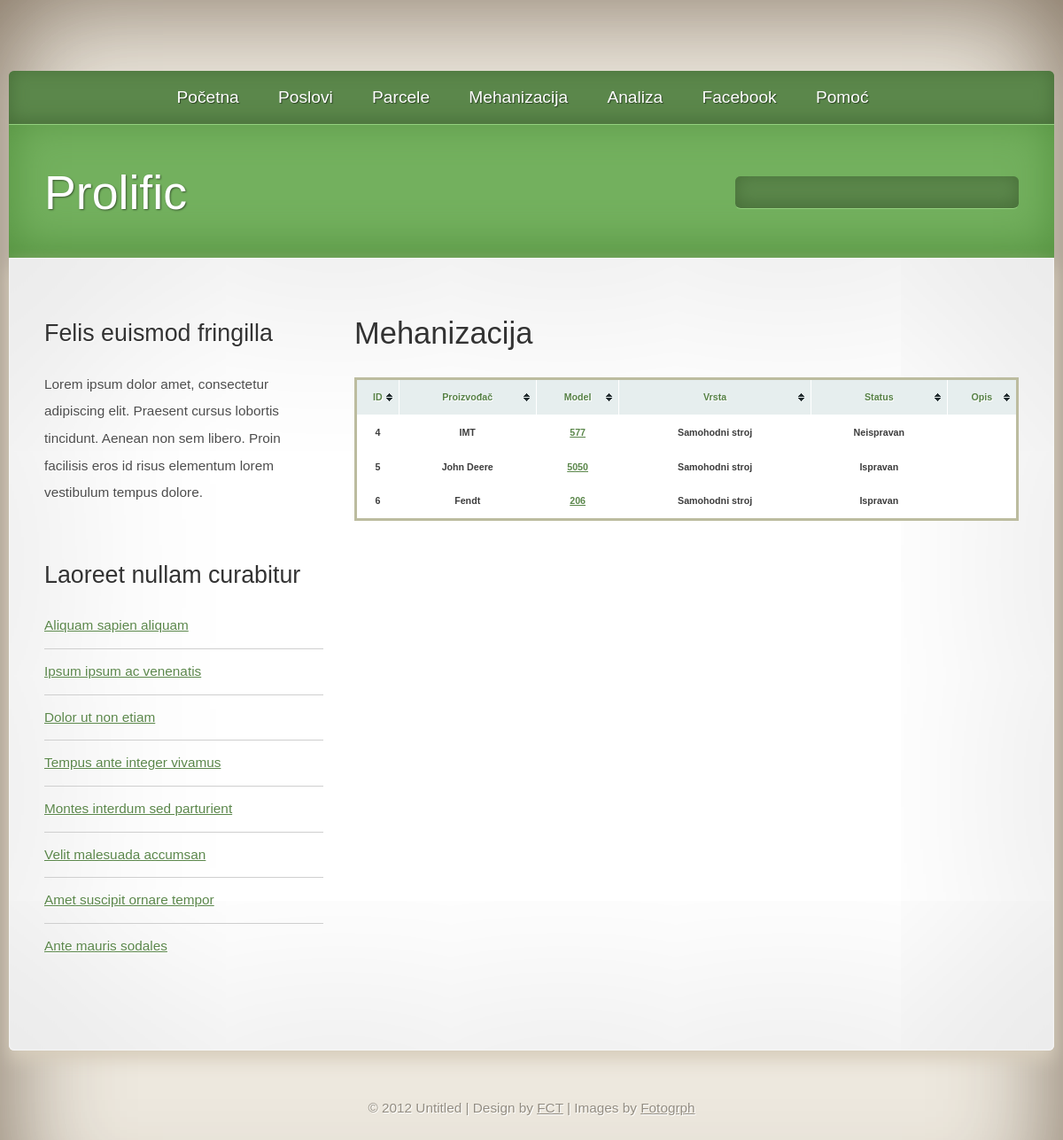
The page /mehanizacija.php on the database its author committed.
### tables this page shows
CREATE TABLE `mehanizacija` (
  `id` int(11) NOT NULL AUTO_INCREMENT,
  `id_proizvodjac_fk` int(11) NOT NULL,
  `model` varchar(99) NOT NULL,
  `status` int(1) NOT NULL,
  `opis` varchar(999) NOT NULL,
  `id_vrsta_stroj_fk` int(11) NOT NULL,
  PRIMARY KEY (`id`),
  KEY `id_proizvodjac_fk` (`id_proizvodjac_fk`),
  KEY `id_vrsta_stroj_fk` (`id_vrsta_stroj_fk`)
);

CREATE TABLE `proizvodjac` (
  `id` int(11) NOT NULL AUTO_INCREMENT,
  `naziv` varchar(99) NOT NULL,
  `opis` varchar(999) NOT NULL,
  PRIMARY KEY (`id`)
);

CREATE TABLE `vrsta_stroj` (
  `id` int(11) NOT NULL AUTO_INCREMENT,
  `vrsta_stroj` varchar(99) NOT NULL,
  `opis` varchar(999) DEFAULT NULL,
  PRIMARY KEY (`id`)
);

### functions/generalFunctions.php (called while the page is built, shortened)
<?php
	function pregled($sql) {
		$upit = mysql_query($sql);
		$rez = array();
		while ($red=mysql_fetch_array($upit)) {
			$rez[] = $red;
		}
		return $rez;
	}
?>

### mehanizacija.php (the view, shortened to what this page needs)
<?php
include_once('functions/generalFunctions.php');
include_once('includes/head.php');
include_once('includes/header.php');
?>
			<div id="page">
				<div id="sidebar">
					<div class="box">
						<h3>Felis euismod fringilla</h3>
						<p>
							Lorem ipsum dolor amet, consectetur adipiscing elit. Praesent cursus lobortis tincidunt.
							Aenean non sem libero. Proin facilisis eros id risus elementum lorem vestibulum tempus dolore.
						</p>
					</div>
					<div class="box">
						<h3>Laoreet nullam curabitur</h3>
						<ul class="list">
							<li class="first"><a href="#">Aliquam sapien aliquam</a></li>
							<li><a href="#">Ipsum ipsum ac venenatis</a></li>
							<li><a href="#">Dolor ut non etiam</a></li>
							<li><a href="#">Tempus ante integer vivamus</a></li>
							<li><a href="#">Montes interdum sed parturient</a></li>
							<li><a href="#">Velit malesuada accumsan</a></li>
							<li><a href="#">Amet suscipit ornare tempor</a></li>
							<li class="last"><a href="#">Ante mauris sodales</a></li>
						</ul>
					</div>
				</div>
				<div id="content">
					<div class="box">
						<h2>Mehanizacija</h2>
						<table id="myTable" class="tablesorter">
						<thead>
						<tr><th>ID</th><th>Proizvođač</th><th>Model</th><th>Vrsta</th><th>Status</th><th>Opis</th></tr>
						</thead>
						<?php
							$sql = "SELECT m.id, model, status, m.opis, p.naziv, v.vrsta_stroj FROM mehanizacija m INNER JOIN proizvodjac p ON p.id = m.id_proizvodjac_fk INNER JOIN vrsta_stroj v ON v.id = m.id_vrsta_stroj_fk";
							$parcele = pregled($sql);
							foreach ($parcele as $red) {
							if ($red['status']==1) {
							$red['status']="Ispravan";
							}
							else if ($red['status']==0) {
							$red['status']="Neispravan";
							}
							echo '<tr><td>'.$red['id'].'</td><td>'.$red['naziv'].'</td><td><a href="stroj.php?id='.$red['id'].'">'.$red['model'].'</a></td><td>'.$red['vrsta_stroj'].'</td><td>'.$red['status'].'</td><td>'.$red['opis'].'</td></tr>' ;
}
						?>
						</table>
					</div>
					<br class="clearfix" />
				</div>
				<br class="clearfix" />
			</div>
		</div>
<?php
include_once('includes/footer.php');
?>

### includes/head.php (shortened to what this page needs)
<!DOCTYPE html PUBLIC "-//W3C//DTD XHTML 1.0 Strict//EN" "http://www.w3.org/TR/xhtml1/DTD/xhtml1-strict.dtd">
<html xmlns="http://www.w3.org/1999/xhtml">
	<head>
	<link rel="stylesheet" href="css/jq.css" type="text/css" media="print, projection, screen" />
	<link rel="stylesheet" href="js/themes/blue/style.css" type="text/css" id="" media="print, projection, screen" />
		<link rel="stylesheet" type="text/css" href="style.css" />
	</head>

### includes/header.php
<body>
	<div id="outer">
	<div id="wrapper">
		<div id="menu">
			<ul>
				<li class="first"><a href="index.php">Početna</a></li>
				<li><a href="poslovi.php">Poslovi</a></li>
				<li><a href="parcele.php">Parcele</a></li>
				<li><a href="mehanizacija.php">Mehanizacija</a></li>
				<li><a href="analiza.php">Analiza</a></li>
				<li><a href="facebook.php">Facebook</a></li>
				<li class="last"><a href="#">Pomoć</a></li>
			</ul>
			<br class="clearfix" />
		</div>
		<div id="header">
			<div id="logo">
				<h1><a href="#">Prolific</a></h1>
			</div>
			<div id="search">
				<form action="" method="post">
					<div>
						<input class="form-text" name="search" size="32" maxlength="64" />
					</div>
				</form>
			</div>
		</div>

### includes/footer.php
<div id="footer">
			&copy; 2012 Untitled | Design by <a href="http://www.freecsstemplates.org/">FCT</a> | Images by <a href="http://fotogrph.com/">Fotogrph</a>
		</div>
		</div>
	</body>
</html>

### css/jq.css (style rules this page uses)
body,div,h1 { font-family:'trebuchet ms', verdana, arial;margin:0;padding:0; }
body { background-color:#fff;color:#333;font-size:small;margin:0;padding:0; }
h1 { font-size:large;font-weight:400;margin:0; }
h2 { color:#333;font-size:small;font-weight:400;margin:0; }
#logo { background:url(images/jq.png);display:block;float:right;height:31px;margin-right:10px;margin-top:10px;width:110px; }
#content { padding:20px; }
ul { color:#333;list-style:square; }
form { font-size:10pt;margin-bottom:20px;width:auto; }

### js/themes/blue/style.css (style rules this page uses)
table.tablesorter { font-family:arial; background-color: #CDCDCD; margin:10px 0pt 15px; font-size: 8pt; width: 100%; text-align: left; }
table.tablesorter thead tr th, table.tablesorter tfoot tr th { background-color: #e6EEEE; border: 1px solid #FFF; font-size: 8pt; padding: 4px; }
table.tablesorter thead tr .header { background-image: url(bg.gif); background-repeat: no-repeat; background-position: center right; cursor: pointer; }
table.tablesorter tbody td { color: #3D3D3D; padding: 4px; background-color: #FFF; vertical-align: top; }

### style.css (style rules this page uses)
* { margin: 0; padding: 0; }
a { text-decoration: underline; color: #5B874B; }
body { color: #4D4D4D; font-size: 11.5pt; line-height: 2em; }
#outer { padding: 80px 0 0 0; background: #EDE8DE; box-shadow: inset 0px 0px 130px 0px rgba(70,48,25,0.7); }
body,input { font-family: "Open Sans", sans-serif; }
h1,h2,h3,h4 { font-weight: normal; }
h2 { font-size: 2.25em; }
h2,h3,h4 { margin-bottom: 1em; color: #333; font-family: Abel, sans-serif; }
h3 { font-size: 1.75em; }
p { margin-bottom: 1.75em; }
ul { margin-bottom: 1.75em; }
ul { list-style: none; }
.box { margin: 0 0 35px 0; overflow: hidden; }
ul.list li { border-top: solid 1px #CFCFCF; padding: 10px 0 10px 0; }
ul.list li.first { padding-top: 0; border-top: 0; }
#content { padding: 0; width: 750px; margin: 0 0 0 350px; }
#footer { text-align: center; padding: 50px 0 130px 0; color: #938D82; text-shadow: 1px 1px 0px #ffffff; }
#footer a { color: #938D82; }
#header { position: relative; padding: 40px; height: 70px; background: #73B05E; color: #FFF; box-shadow: inset 0px -10px 50px 0px #53903E; overflow: hidden; }
#logo { height: 147px; line-height: 147px; left: 40px; bottom: 0; position: absolute; text-shadow: 1px 1px 2px rgba(0,0,0,0.5); }
#logo a { color: #FFF; text-decoration: none; }
#logo h1 { font-family: Abel, sans-serif; font-size: 3.5em; }
#menu { padding: 0 40px 0 40px; font-family: Abel, sans-serif; line-height: 60px; margin: 0; background: #5B874B; height: 60px; width: 1100px; box-shadow: inset 0px -3px 20px 0px #466D37; border-bottom: solid 1px #93D07E; text-shadow: 1px 1px 1px rgba(0,0,0,0.5); border-top-left-radius: 6px; border-top-right-radius: 6px; text-align: center; }
#menu a { font-size: 1.25em; color: #FFF; text-decoration: none; }
#menu ul { list-style: none; }
#menu ul li { padding: 0 20px 0 20px; display: inline; }
#menu ul li.first { padding-left: 0; }
#page { margin: 0; width: 1100px; padding: 70px 40px 0 40px; position: relative; background: #FFF; box-shadow: inset 0px 0px 3px 0px #ffffff, inset 0px 0px 250px 0px #d8d8d8, 0px 10px 20px 0px #D6CCBA; text-shadow: 1px 1px 0px #ffffff; border-bottom-left-radius: 6px; border-bottom-right-radius: 6px; }
#search { bottom: 0; height: 147px; position: absolute; line-height: 147px; right: 40px; }
#search input.form-text { border: 0; padding: 9px 40px 9px 9px; background: #5B874B url(images/search.png) top right no-repeat; box-shadow: inset 0px -3px 20px 0px #466D37; border-bottom: solid 1px #93D07E; text-shadow: 0px 0px 1px rgba(0,0,0,0.5); color: #fff; border-radius: 6px; }
#sidebar { float: left; padding: 0; width: 315px; }
#wrapper { width: 1180px; position: relative; margin: 0 auto; }
table { border-collapse:collapse; border: 3px solid #bcbc9f; font-size: 14px; font-weight: bold; color: #568146; }
th,td { padding : 3px ; text-align:center; }

### rows shown on the page
mehanizacija: id "4", id_proizvodjac_fk.naziv "IMT", model "577", id_vrsta_stroj_fk.vrsta_stroj "Samohodni stroj", status "Neispravan"
mehanizacija: id "5", id_proizvodjac_fk.naziv "John Deere", model "5050", id_vrsta_stroj_fk.vrsta_stroj "Samohodni stroj", status "Ispravan"
mehanizacija: id "6", id_proizvodjac_fk.naziv "Fendt", model "206", id_vrsta_stroj_fk.vrsta_stroj "Samohodni stroj", status "Ispravan"
